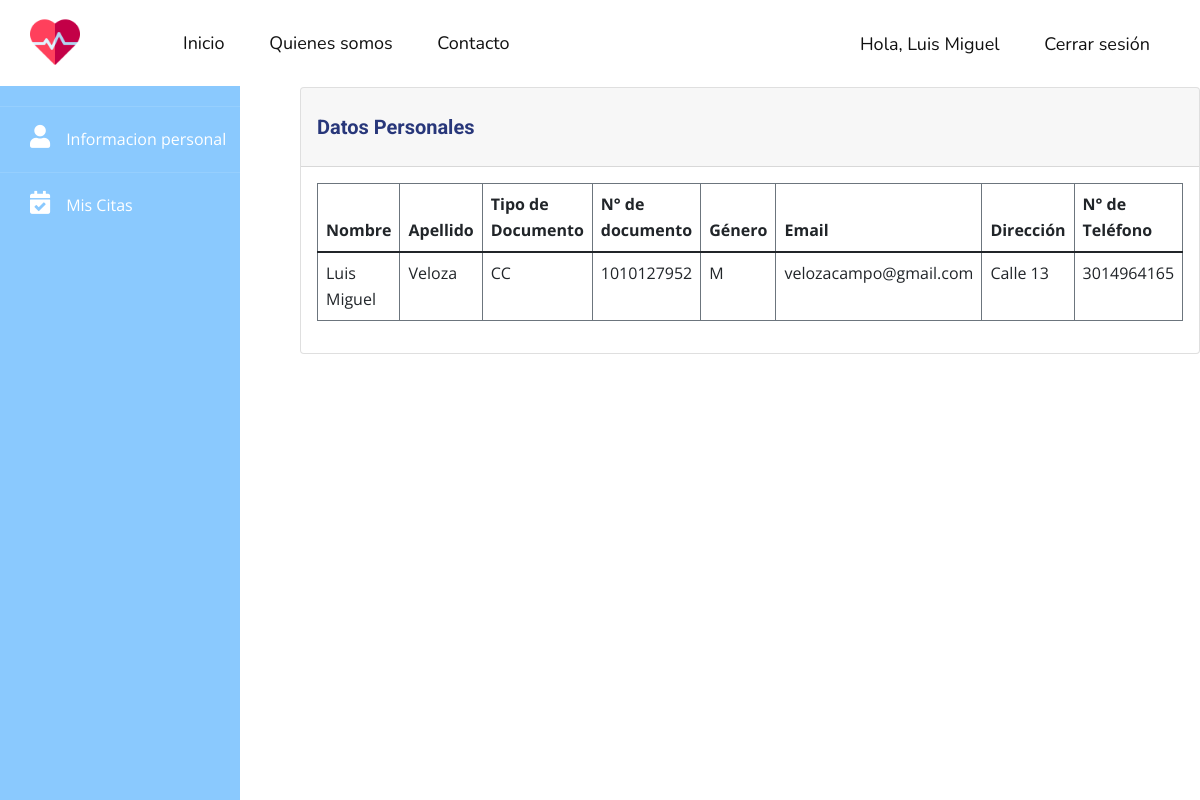
The page /profile (signed in) on the database as committed earlier.
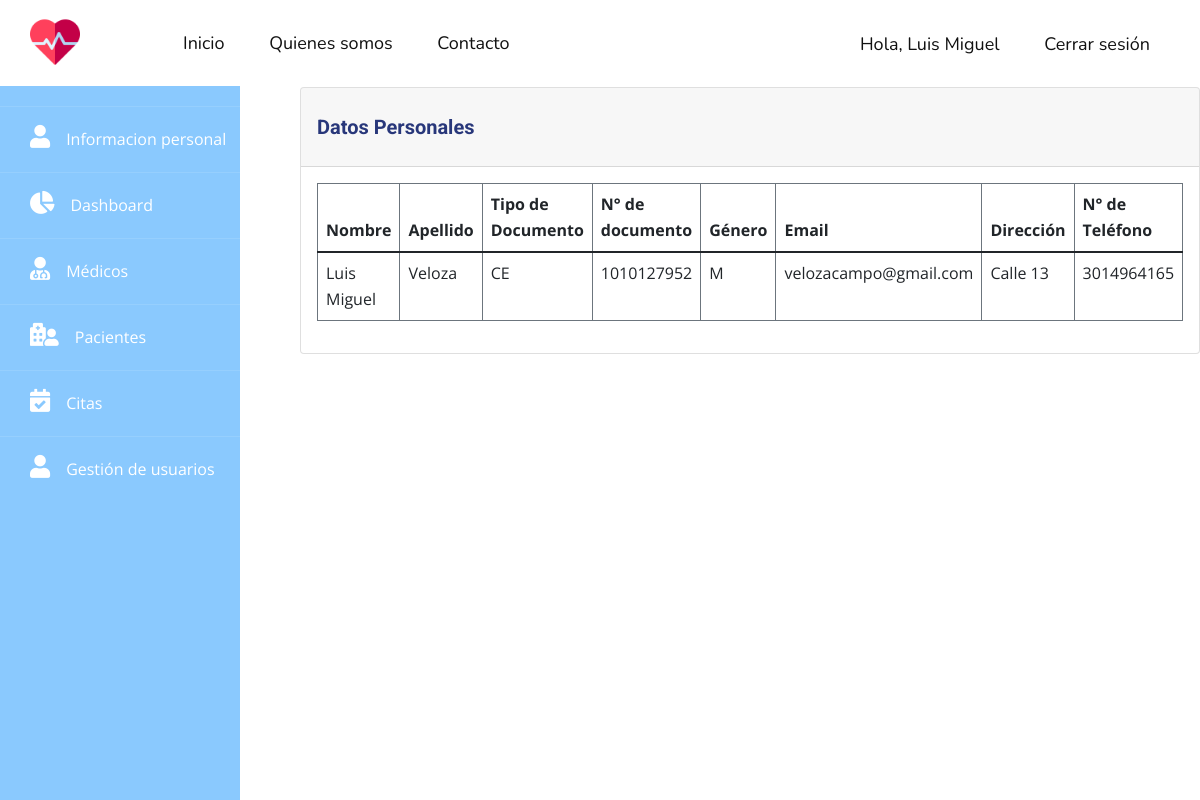
The same page on the database as committed later.
### tables this page shows
CREATE TABLE users (id INTEGER PRIMARY KEY AUTOINCREMENT NOT NULL UNIQUE, first_name VARCHAR NOT NULL, last_name VARCHAR NOT NULL, email VARCHAR UNIQUE NOT NULL, phone VARCHAR, document_type VARCHAR (2) NOT NULL, document_number INTEGER NOT NULL UNIQUE, gender CHAR NOT NULL, address VARCHAR NOT NULL, password VARCHAR NOT NULL, role INTEGER NOT NULL, status INTEGER NOT NULL DEFAULT (1));

### app.py (the view)
@app.route('/profile', methods=('GET', 'POST'))
@login_required
def profile():
    return render_template('profile.html')

### app.py (called while the page is built)
def login_required(view):
    @functools.wraps(view)
    def wrapped_view(**kwargs):
        if g.user is None:
            return redirect(url_for('login'))
        return view(**kwargs)
    return wrapped_view

@app.before_request
def load_logged_in_user():
    user_id = session.get('user_id')
    if user_id is None:
        g.user = None
    else:
        db = get_db()
        g.user = db.execute('SELECT * FROM users WHERE id = ?', (user_id,)).fetchone()

### db.py (called while the page is built)
def get_db():
    try:
        if 'db' not in g:
            g.db = sqlite3.connect('hospital.db')
        return g.db
    except Error:
        print(Error)

### templates/profile.html (shortened to what this page needs)
{% extends "layout.html" %}
{% block content %}
    {% include '/template-parts/sidebar.html' %}
    <div class="main">
        <div class="card">
            <div class="card-header">
                <h2>Datos Personales</h2>
            </div>
            <div class="card-body">
                <table class="table table-bordered border-secondary">
                    <thead>
                    <tr>
                        <th scope="col">Nombre</th>
                        <th scope="col">Apellido</th>
                        <th scope="col">Tipo de Documento</th>
                        <th scope="col">N° de documento</th>
                        <th scope="col">Género</th>
                        <th scope="col">Email</th>
                        <th scope="col">Dirección</th>
                        <th scope="col">N° de Teléfono</th>
                    </tr>
                    </thead>
                    <tbody>
                    <tr>
                        <td>{{ g.user[1] }}</td>
                        <td>{{ g.user[2] }}</td>
                        <td>{{ g.user[5] }}</td>
                        <td>{{ g.user[6] }}</td>
                        <td>{{ g.user[7] }}</td>
                        <td>{{ g.user[3] }}</td>
                        <td>{{ g.user[8] }}</td>
                        <td>{{ g.user[4] }}</td>
                    </tr>
                    </tbody>
                </table>
            </div>
        </div>
    </div>
{% endblock %}

### templates/template-parts/header.html (shortened to what this page needs)
<header class="u-clearfix u-header u-header" id="sec-f901">
    <div class="u-clearfix u-sheet u-sheet-1">
        <a href="{{ url_for('index') }}" class="u-image u-logo u-image-1" data-image-width="512"
           data-image-height="512">
            <img src="{{ url_for('static', filename="images/cardiogram.png") }}" class="u-logo-image u-logo-image-1"
                 alt="">
        </a>
        <nav class="u-menu u-menu-dropdown u-offcanvas u-menu-1">
            <div class="u-custom-menu u-nav-container">
                <ul class="u-custom-font u-nav u-unstyled u-nav-1">
                    <li class="u-nav-item">
                        <a class="u-active-custom-color-2 u-button-style u-hover-custom-color-1 u-nav-link u-text-active-black u-text-hover-white"
                           href="{{ url_for('index') }}" style="padding: 10px 20px;">Inicio</a>
                    </li>
                    <li class="u-nav-item">
                        <a class="u-active-custom-color-2 u-button-style u-hover-custom-color-1 u-nav-link u-text-active-black u-text-hover-white"
                           href="{{ url_for('about_us') }}" style="padding: 10px 20px;">Quienes somos</a>
                    </li>
                    <li class="u-nav-item">
                        <a class="u-active-custom-color-2 u-button-style u-hover-custom-color-1 u-nav-link u-text-active-black u-text-hover-white"
                           href="{{ url_for('contact_us') }}" style="padding: 10px 20px;">Contacto</a>
                    </li>
                </ul>
            </div>
        </nav>
        <nav class="u-menu u-menu-dropdown u-offcanvas u-menu-2">
            <div class="u-custom-menu u-nav-container">
                <ul class="u-custom-font u-nav u-unstyled u-nav-3">
                    {% if not g.user %}
                        <li class="u-nav-item"><a
                                class="u-active-custom-color-2 u-button-style u-hover-custom-color-1 u-nav-link u-text-active-black u-text-hover-white"
                                href="{{ url_for('login') }}" style="padding: 10px 20px;">Iniciar sesión</a>
                        </li>
                        <li class="u-nav-item"><a
                                class="u-active-custom-color-2 u-button-style u-hover-custom-color-1 u-nav-link u-text-active-black u-text-hover-white"
                                href="{{ url_for('register') }}" style="padding: 10px 20px;">Registrarse</a>
                        </li>
                    {% else %}
                        <li class="u-nav-item"><a
                                class="u-active-custom-color-2 u-button-style u-hover-custom-color-1 u-nav-link u-text-active-black u-text-hover-white"
                                href="{{ url_for('dashboard') }}" style="padding: 10px 20px;">Hola, {{ g.user[1] }}</a>
                        </li>
                        <li class="u-nav-item"><a
                                class="u-active-custom-color-2 u-button-style u-hover-custom-color-1 u-nav-link u-text-active-black u-text-hover-white"
                                href="{{ url_for('logout') }}" style="padding: 10px 20px;">Cerrar sesión</a>
                        </li>
                    {% endif %}
                </ul>
            </div>
        </nav>
    </div>
</header>

Rows that differ between the two databases and show on the page:
changed users "Luis Miguel": role 3 → 1 (drawn); document_type "CC" → "CE"
Other text that changed with them:
text no longer shown: "Mis Citas"
text now shown: "Dashboard Médicos Pacientes Citas Gestión de usuarios"
